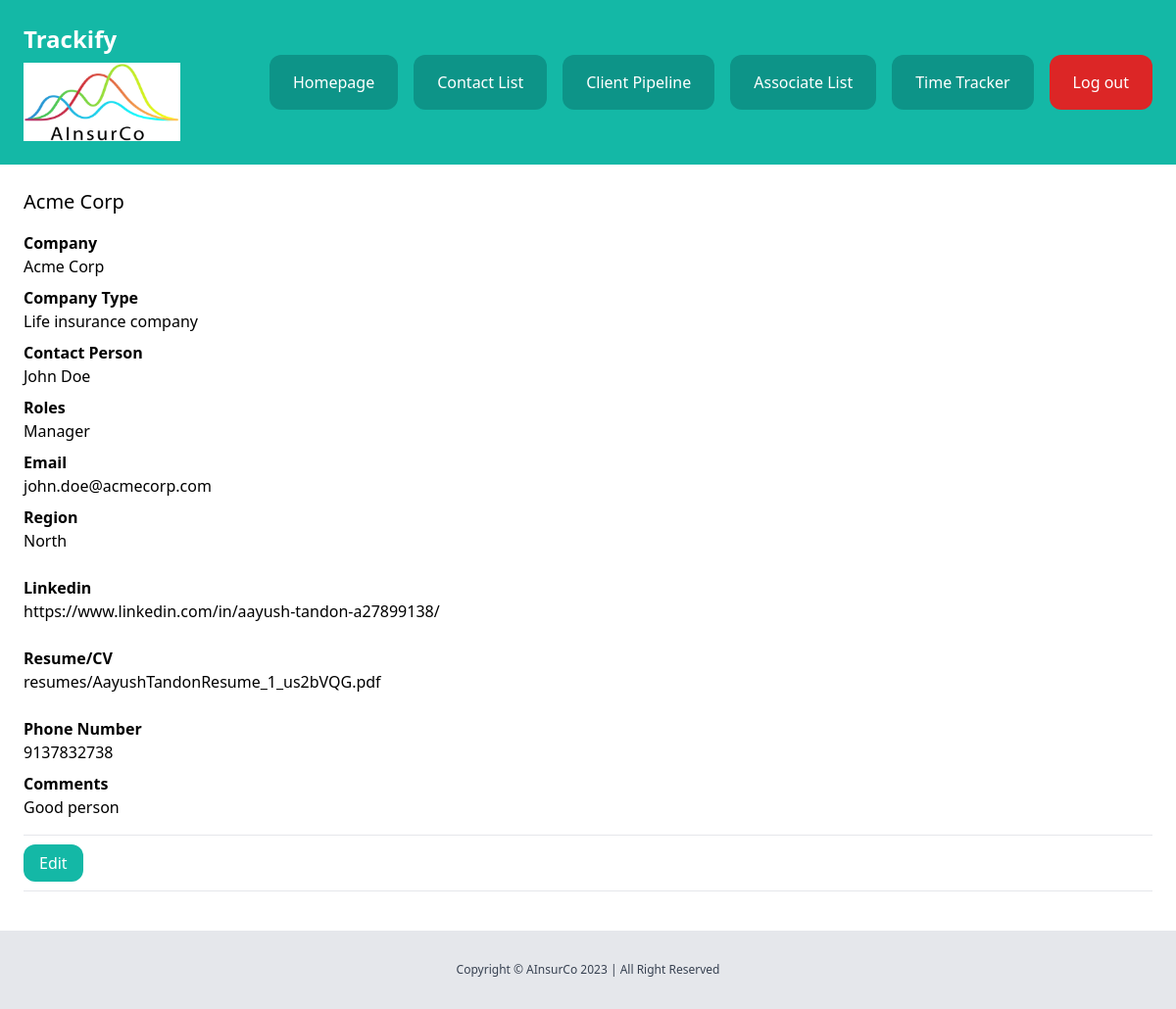
/dashboard/leads/12/ (signed in), run on the app's committed database.
### lead/models.py (models this page shows, shortened)
class Lead(models.Model):
    LEAD_TYPE_CHOICES = [
        ('company', 'Company'),
        ('contact person', 'Contact Person'),
    ]
    lead_type = models.CharField(max_length=20, choices=LEAD_TYPE_CHOICES, default='company')
    company_type = models.CharField(max_length=255)
    company = models.CharField(max_length=255)
    contact_person = models.CharField(max_length=255)
    roles = models.CharField(max_length=255)
    email = models.EmailField()
    region = models.CharField(max_length=255)
    linkedin_profile = models.URLField(max_length=200, blank=True, null=True)
    resume = models.FileField(upload_to='resumes/', blank=True, null=True)
    phone_number = models.CharField(max_length=20, blank=True, null=True)
    comments = models.TextField(blank=True, null=True)
    created_by = models.ForeignKey(User, related_name='leads', on_delete=models.CASCADE)

### lead/views.py (the view)
# urls.py: path('<int:pk>/', views.leads_detail, name='leads_detail'),
@login_required
def leads_detail(request, pk):
    lead = Lead.objects.filter(created_by=request.user).get(pk=pk)
    return render(request, 'lead/leads_detail.html', {
        'lead': lead
    })

### core/context_processors.py (called while the page is built)
def is_cofounder(request):
    if request.user.is_authenticated:
        return {'is_cofounder': request.user.groups.filter(name="Co-Founders").exists()}
    return {'is_cofounder': False}

### lead/templates/lead/leads_detail.html (shortened to what this page needs)
{% extends 'core/base.html' %}
{% block content %}
    <div class="py-6 px-6">
        <h1 class="mb-4 text-xl">{{ lead.company }}</h1>
        {% if lead.company %}
            <p class="font-semibold">Company</p>
            <p class="mb-2">{{ lead.company }}</p>
        {% endif %}
        <p class="font-semibold">Company Type</p>
        <p class="mb-2">{{ lead.company_type }}</p>
        <p class="font-semibold">Contact Person</p>
        <p class="mb-2">{{ lead.contact_person }}</p>
        <p class="font-semibold">Roles</p>
        <p class="mb-2">{{ lead.roles }}</p>
        <p class="font-semibold">Email</p>
        <p class="mb-2">{{ lead.email }}</p>
        <p class="font-semibold">Region</p>
        <p class="mb-6">{{ lead.region }}</p>
        <p class="font-semibold">Linkedin</p>
        <p class="mb-6">{{ lead.linkedin_profile }}</p>
        <p class="font-semibold">Resume/CV</p>
        <p class="mb-6">{{ lead.resume }}</p>
        <p class="font-semibold">Phone Number</p>
        <p class="mb-2">{{ lead.phone_number }}</p>
        <p class="font-semibold">Comments</p>
        <p class="mb-2">{{ lead.comments }}</p>
        <hr class="my-4">
        <a href="{% url 'leads_edit' lead.id %}" class="py-2 px-4 rounded-xl bg-teal-500 text-white">Edit</a>
        <hr class="my-4">
    </div>
{% endblock %}

### data on the page
Lead: company "Acme Corp", company_type "Life insurance company", contact_person "John Doe", roles "Manager", email "john.doe@acmecorp.com", region "North", linkedin_profile "https://www.linkedin.com/in/aayush-tandon-a27899138/", resume "resumes/AayushTandonResume_1_us2bVQG.pdf", phone_number "9137832738", comments "Good person"
